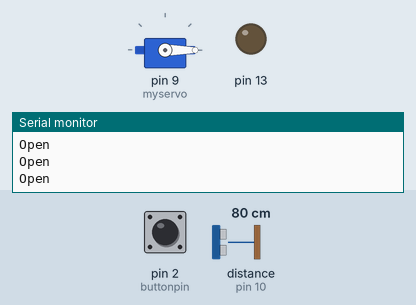
Recording of a sketch running on a simulated Arduino Uno, built with avr-gcc and run on an emulated ATmega328P. Shown: servo, output pins drawn as LEDs (lit = HIGH), the last lines printed to the serial monitor. Inputs (shaded band) come from the test bench; at power-on: pin 2 (buttonpin) HIGH, distance to the obstacle (sensor on pin 10) 80 cm. The echo pulse lasts 58.3 µs per cm; pins used as bus, display or sensor lines are not drawn.

Above: at 1.2 s.
1.3 s: pin 2 (buttonpin) pulled LOW for 0.15 s
At 1.39 s:
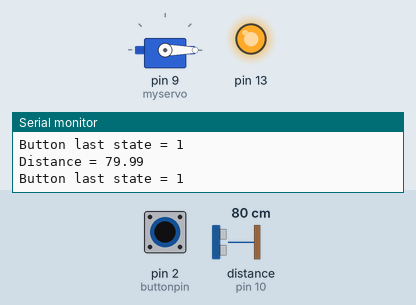
2.9 s: pin 2 (buttonpin) pulled LOW for 3.2 s
At 7.2 s:
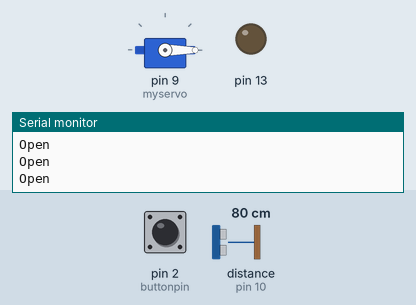
Timing chart, 0 to 8.7 s (numbered marks = the images above; inputs shaded):
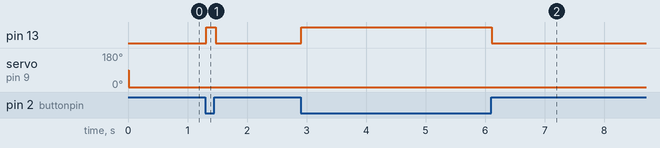

The sketch:

Ultrasonic_DropBox.ino
```cpp
#define TRIGPIN 11 //Rx
#define ECHOPIN 10 //Tx
#define buttonpin 2
#include <Servo.h>

Servo myservo;
int pos = 0;
 bool bstate;
 bool blaststate = 1,distancestate,bst;


float duration, distance;

  double getdistance();

void setup() {
  // Set up serial monitor
  Serial.begin(115200);

  // Set pinmodes for sensor connections
  pinMode(ECHOPIN, INPUT);
  pinMode(buttonpin, INPUT_PULLUP);
  pinMode(TRIGPIN, OUTPUT);
  pinMode(13,OUTPUT);
  myservo.attach(9);
}

void loop() {

 bstate = digitalRead(buttonpin);
  delay(10);

  if(bstate == LOW)bst=1;
  else bst= 0;


if(bst==1)
{
 digitalWrite(13,HIGH);
if(distancestate == 0 && getdistance()<=10)
{

  myservo.write(0);
  Serial.println("Drop");
  delay(5000);
  myservo.write(180);
  distancestate = 1;
}

if(distancestate == 1 && getdistance()>20)
{
  distancestate = 0;
}
 Serial.print("Button last state = ");
 Serial.println(bst);
}
if(bst == 0)
{
  myservo.write(0);
  Serial.println("Open");
  digitalWrite(13,LOW);
}
}

 double getdistance()
  {
      digitalWrite(TRIGPIN, LOW);
  delayMicroseconds(2);
  digitalWrite(TRIGPIN, HIGH);
  delayMicroseconds(20);
  digitalWrite(TRIGPIN, LOW);
  duration = pulseIn(ECHOPIN, HIGH);
  distance =  ((duration / 2) * 0.343);
  Serial.print("Distance = ");
  Serial.println(distance/10);
  return distance/10;
  }
```

Measured:
- after the input at 1.3 s, pin 13: LOW → HIGH at once, → LOW 0.16 s later
- after the input at 2.9 s, pin 13: LOW → HIGH at once, → LOW 3.2 s later
